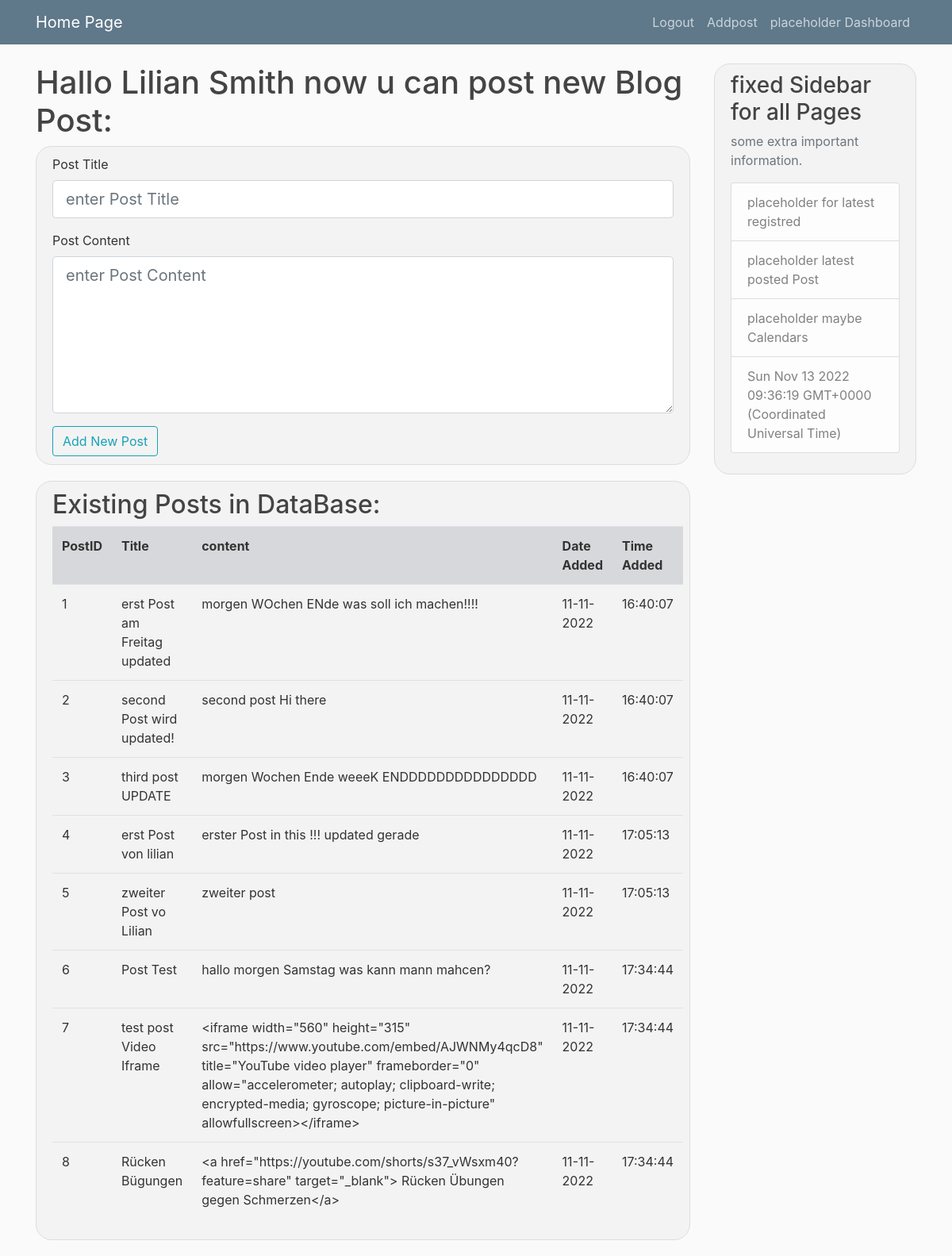
The page /addpost (signed in) on the database its author committed.
### app.py (models this page shows, shortened)
class Users(db.Model,UserMixin):
    id=db.Column(db.Integer, primary_key=True)
    name=db.Column(db.String(20),unique=False,nullable=False)
    username=db.Column(db.String(20),unique=True,nullable=False)
    password=db.Column(db.String(100),unique=False,nullable=False)
    location=db.Column(db.String(20),nullable=False)
    date_added=db.Column(db.DateTime,default=datetime.utcnow())
    posts=db.relationship('Posts',backref='creater',lazy=True)

class Posts(db.Model):
    id=db.Column(db.Integer, primary_key=True)
    title=db.Column(db.String(100),unique=False,nullable=False)
    content=db.Column(db.String(500),unique=True,nullable=False)
    date_added=db.Column(db.DateTime,default=datetime.utcnow())
    user_id=db.Column(db.Integer,db.ForeignKey('users.id'),nullable=False)
    @property
    def date(self):
        date=self.date_added.strftime("%d-%m-%Y")
        time=self.date_added.strftime("%H:%M:%S")
        date=dict(date=date,time=time)
        return date

### app.py (the view, shortened to what this page needs)
@app.route('/addpost',methods=['POST','GET'])
@login_required
def addpost():
    postform=PostForm()
    posts=Posts.query
    return render_template('addpost.html',postform=postform,posts=posts)

### app.py
class PostForm(FlaskForm):
    title=StringField('Post Title',validators=[DataRequired(),Length(min=3,max=100)])
    content=TextAreaField('Post Content',validators=[DataRequired()])
    submit=SubmitField('Add New Post')
    update=SubmitField('update post')

### app.py (called while the page is built)
@login_manager.user_loader
def load_user(user_id):
    return Users.query.get(int(user_id))

### templates/addpost.html (shortened to what this page needs)
{%extends 'layout.html'%}
{% block content %}
<h1> Hallo {{current_user.name if current_user}} now u can post new Blog Post:</h1>
<div class="content-section post-form">
	<form method="POST" action="#">
		 <div class="form-group">
			{{postform.title.label(class="form-control-label")}}
			 {{postform.title(class="form-control form-control-lg",placeholder='enter Post Title')}}
		 </div>
		<div class="form-group">
			{{postform.content.label(class="form-control-label")}} {{postform.content(class="form-control form-control-lg",placeholder='enter Post Content', rows=6)}}
		</div>
		 {{postform.submit(class="btn btn-outline-info")}}
	</form>
</div>
<div class="content-section">
	<h2>Existing Posts in DataBase:</h2>
	<table class="table table-hover">
	<tr class="table-secondary">
		<th>PostID</th><th>Title</th><th>content</th><th>Date Added</th><th>Time Added</th>
	</tr>
	{%for post in posts%}
		<tr>
			<td>{{post.id}}</td><td>{{post.title}}</td><td>{{post.content}}</td><td>{{post.date.date}}</td><td>{{post.date.time}}</td>
		</tr>
	{%endfor%}
	</table>
</div>
{% endblock content %}

### static/style.css (style rules this page uses)
body { background: #fafafa; color: #333333; margin-top: 5rem; }
.content-section { background: #f3f3f3; padding: 10px 20px; border: 1px solid #dddddd; border-radius: 20px; margin-bottom: 20px; }
h1, h2, h3, h4, h5, h6 { color: #444444; }

### rows shown on the page
Users: name "Lilian Smith"
Posts: id "1", title "erst Post am Freitag updated", content "morgen WOchen ENde was soll ich machen!!!!", date "11-11-2022", date.time "16:40:07"
Posts: id "2", title "second Post wird updated!", content "second post Hi there", date "11-11-2022", date.time "16:40:07"
Posts: id "3", title "third post UPDATE", content "morgen Wochen Ende weeeK ENDDDDDDDDDDDDDDD", date "11-11-2022", date.time "16:40:07"
Posts: id "4", title "erst Post von lilian", content "erster Post in this !!! updated gerade", date "11-11-2022", date.time "17:05:13"
Posts: id "5", title "zweiter Post vo Lilian", content "zweiter post", date "11-11-2022", date.time "17:05:13"
Posts: id "6", title "Post Test", content "hallo morgen Samstag was kann mann mahcen?", date "11-11-2022", date.time "17:34:44"
Posts: id "7", title "test post Video Iframe", content "<iframe width=\"560\" height=\"315\" src=\"https://www.youtube.com/embed/AJWNMy4qcD8\" title=\"YouTube video player\" frameborder=\"0\" allow=\"accelerometer; autoplay; clipboard-write; encrypted-media; gyroscope; picture-in-picture\" allowfullscreen></iframe>", date "11-11-2022", date.time "17:34:44"
Posts: id "8", title "Rücken Bügungen", content "<a href=\"https://youtube.com/shorts/s37_vWsxm40?feature=share\" target=\"_blank\"> Rücken Übungen gegen Schmerzen</a>", date "11-11-2022", date.time "17:34:44"

### other values the page prints
{{ postform.title.label(class="form-control-label") }} "Post Title"
{{ postform.content.label(class="form-control-label") }} "Post Content"
